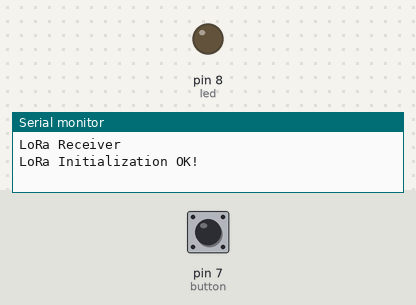
Bench run of a sketch on a simulated Arduino Uno, built with avr-gcc and run on an emulated ATmega328P. Shown: output pins drawn as LEDs (lit = HIGH), the last lines printed to the serial monitor. Dashed ring = blinking. Inputs (shaded band) come from the test bench; at power-on: pin 7 (button) HIGH. No radio packets arrive unless stated.

Above: at 3.2 s.
3.3 s: pin 7 (button) pulled LOW for 3.2 s
At 3.7 s:
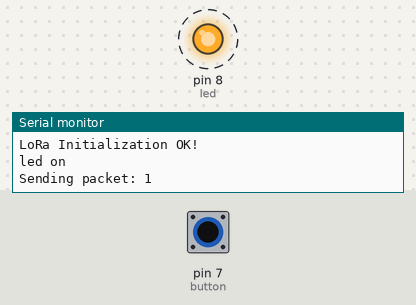
9.5 s: pin 7 (button) pulled LOW for 0.15 s
At 9.8 s:
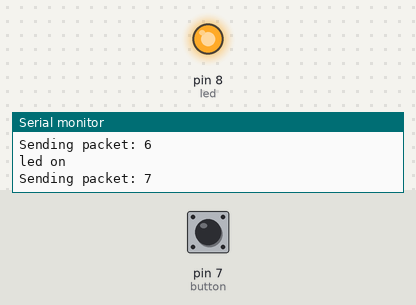
Timing chart, 0 to 12.5 s (numbered marks = the images above; inputs shaded):
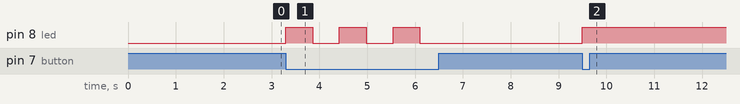

The sketch:

Uno-LoRa-transmitter.ino
```cpp
#include <LoRa.h>
#include <SPI.h>

// 433E6 for Asia
// 866E6 for Europe
// 915E6 for North America
#define BAND 433E6

#define led 8
#define button 7

int ledState;

int counter = 0;  // packet counter

// Bylnk ile gelen veri için
String LoRaData = "";
String ledOn = "led on";
String ledOff = "led off";


void setup() {
  pinMode(led, OUTPUT);
  pinMode(button, INPUT_PULLUP);

  //initialize Serial Monitor
  Serial.begin(9600);
  Serial.println("LoRa Receiver");

  startLoRA();
}

//Initialize LoRa module
void startLoRA() {

  while (!LoRa.begin(BAND) && counter < 5) {
    Serial.print(".");
    counter++;
    delay(1000);
  }
  if (counter == 5) {
    Serial.println("LoRa init failed. Check your connections.");
    delay(100);
    while (1) {
      delay(10000);
    }
  }

  Serial.println("LoRa Initialization OK!");
  counter = 0;
  delay(2000);
}


//  Drive LED
void updateLEDState() {
  if (ledState == true)
  {
    digitalWrite(led, HIGH);
    Serial.println("led on");
  } else {
    digitalWrite(led, LOW);
    Serial.println("led off");
  }
}

void loop()
{
  if (digitalRead(button) == LOW)  // Fiziksel butona basıldı
  {
    ledState = !ledState;

    // ledin durumunu değiştirilmesi
    updateLEDState();

    // Bylnk senkronizasyonu için durum değişikliğinin gönderilmesi
    LoRa.beginPacket();   // Send LoRa packet
    LoRa.print("led ");
    ledState ? LoRa.print("on") : LoRa.print("off");
    LoRa.endPacket();
    counter++;
    Serial.print("Sending packet: ");
    Serial.println(counter);

    delay(500);
  }

  //  Lora gelen paket varmı kontrol etme
  int packetSize = LoRa.parsePacket();
  if (packetSize)
  {
    while (LoRa.available()) {
      LoRaData += (char)LoRa.read();
    }

    //  Alınan paketi yaz
    Serial.print("Received packet '");
    Serial.print(LoRaData);

    // print RSSI of packet
    Serial.print(F("' | RSSI: "));
    Serial.println(LoRa.packetRssi());

    // Toggle led state
    if (LoRaData.equals(ledOn)) {
      ledState = 1;
      updateLEDState();
      //Blynk.virtualWrite(V0, rcvBtnState);
      //Serial.println("ver v0: "+ String(rcvBtnState));
    } else if (LoRaData.equals(ledOff)) {
      ledState = 0;
      updateLEDState();
    } else  Serial.println("Hatalı mesaaj");

    LoRaData = "";  //  Gelecek bir sonraki paket için Stringi temizle

    counter++;
  }
}
```

Measured:
- after the input at 3.3 s, pin 8 (led): alternates HIGH for 0.56 s and LOW for 0.56 s, 6 changes in all, then stays LOW, starting at once
- after the input at 9.5 s, pin 8 (led): LOW → HIGH at once
